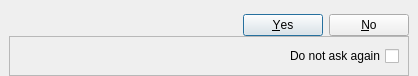
<?xml version="1.0" encoding="UTF-8"?>
<ui version="4.0">
 <class>CheckableMessageBox</class>
 <widget class="QDialog" name="CheckableMessageBox">
  <property name="windowModality">
   <enum>Qt::ApplicationModal</enum>
  </property>
  <property name="geometry">
   <rect>
    <x>0</x>
    <y>0</y>
    <width>485</width>
    <height>92</height>
   </rect>
  </property>
  <property name="sizePolicy">
   <sizepolicy hsizetype="Fixed" vsizetype="Expanding">
    <horstretch>0</horstretch>
    <verstretch>0</verstretch>
   </sizepolicy>
  </property>
  <property name="minimumSize">
   <size>
    <width>485</width>
    <height>92</height>
   </size>
  </property>
  <property name="windowTitle">
   <string>Dialog</string>
  </property>
  <layout class="QVBoxLayout" name="verticalLayout">
   <property name="spacing">
    <number>0</number>
   </property>
   <property name="sizeConstraint">
    <enum>QLayout::SetFixedSize</enum>
   </property>
   <property name="leftMargin">
    <number>9</number>
   </property>
   <property name="topMargin">
    <number>0</number>
   </property>
   <property name="rightMargin">
    <number>9</number>
   </property>
   <property name="bottomMargin">
    <number>0</number>
   </property>
   <item>
    <widget class="QLabel" name="label">
     <property name="sizePolicy">
      <sizepolicy hsizetype="Preferred" vsizetype="MinimumExpanding">
       <horstretch>0</horstretch>
       <verstretch>0</verstretch>
      </sizepolicy>
     </property>
     <property name="minimumSize">
      <size>
       <width>400</width>
       <height>0</height>
      </size>
     </property>
     <property name="maximumSize">
      <size>
       <width>16777215</width>
       <height>16777215</height>
      </size>
     </property>
     <property name="sizeIncrement">
      <size>
       <width>0</width>
       <height>1</height>
      </size>
     </property>
     <property name="baseSize">
      <size>
       <width>0</width>
       <height>10</height>
      </size>
     </property>
     <property name="text">
      <string/>
     </property>
     <property name="wordWrap">
      <bool>true</bool>
     </property>
     <property name="margin">
      <number>3</number>
     </property>
    </widget>
   </item>
   <item>
    <widget class="QDialogButtonBox" name="buttonBox">
     <property name="orientation">
      <enum>Qt::Horizontal</enum>
     </property>
     <property name="standardButtons">
      <set>QDialogButtonBox::No|QDialogButtonBox::Yes</set>
     </property>
    </widget>
   </item>
   <item>
    <widget class="QFrame" name="frame">
     <property name="sizePolicy">
      <sizepolicy hsizetype="Preferred" vsizetype="Fixed">
       <horstretch>0</horstretch>
       <verstretch>0</verstretch>
      </sizepolicy>
     </property>
     <property name="frameShape">
      <enum>QFrame::StyledPanel</enum>
     </property>
     <property name="frameShadow">
      <enum>QFrame::Raised</enum>
     </property>
     <layout class="QHBoxLayout" name="horizontalLayout_2">
      <item>
       <layout class="QHBoxLayout" name="horizontalLayout">
        <item>
         <widget class="QCheckBox" name="chkDoNotAsk">
          <property name="layoutDirection">
           <enum>Qt::RightToLeft</enum>
          </property>
          <property name="text">
           <string>Do not ask again</string>
          </property>
         </widget>
        </item>
       </layout>
      </item>
     </layout>
    </widget>
   </item>
  </layout>
 </widget>
 <resources/>
 <connections>
  <connection>
   <sender>buttonBox</sender>
   <signal>accepted()</signal>
   <receiver>CheckableMessageBox</receiver>
   <slot>accept()</slot>
   <hints>
    <hint type="sourcelabel">
     <x>248</x>
     <y>254</y>
    </hint>
    <hint type="destinationlabel">
     <x>157</x>
     <y>274</y>
    </hint>
   </hints>
  </connection>
  <connection>
   <sender>buttonBox</sender>
   <signal>rejected()</signal>
   <receiver>CheckableMessageBox</receiver>
   <slot>reject()</slot>
   <hints>
    <hint type="sourcelabel">
     <x>316</x>
     <y>260</y>
    </hint>
    <hint type="destinationlabel">
     <x>286</x>
     <y>274</y>
    </hint>
   </hints>
  </connection>
 </connections>
</ui>
